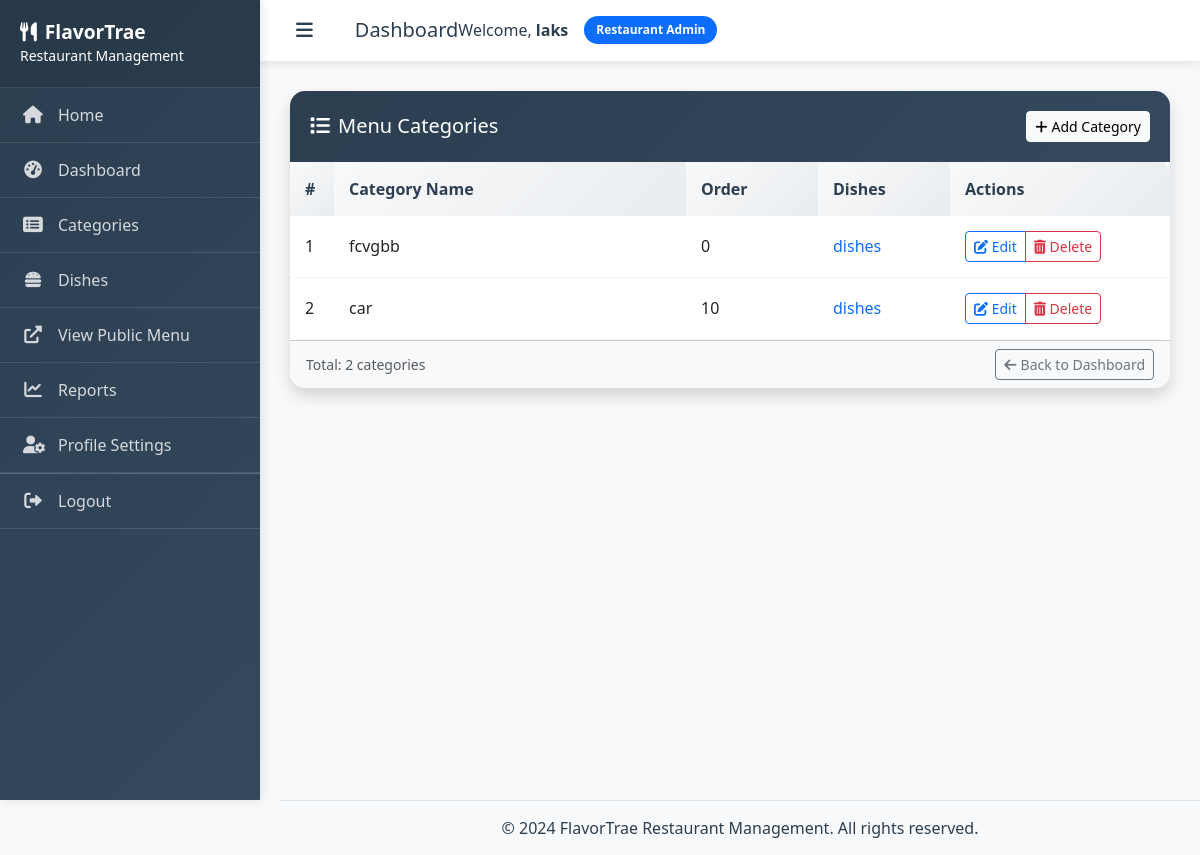
Screenshot of /categories/ (signed in) with the database file from the repository.
### menu_management/models.py (models this page shows, shortened)
class CustomUser(AbstractUser):
    ROLE_CHOICES = [
        ('super_admin', 'Super Admin'),
        ('restaurant_admin', 'Restaurant Admin'),
    ]
    role = models.CharField(max_length=20, choices=ROLE_CHOICES, default='restaurant_admin')
    restaurant = models.ForeignKey('Restaurant', on_delete=models.CASCADE, null=True, blank=True)

class Category(models.Model):
    name = models.CharField(max_length=100)
    restaurant = models.ForeignKey(Restaurant, on_delete=models.CASCADE, related_name='categories')
    order = models.IntegerField(default=0)
    created_at = models.DateTimeField(auto_now_add=True)
    class Meta:
        ordering = ['order', 'name']
        verbose_name_plural = "Categories"

### menu_management/views.py (the view)
# urls.py: path('categories/', views.category_list, name='category_list'),
@restaurant_admin_required
def category_list(request):
    if not request.user.restaurant:
        messages.error(request, "Your account is not associated with any restaurant.")
        return redirect('home')
    restaurant = request.user.restaurant
    categories = Category.objects.filter(restaurant=restaurant).annotate(
        available_dish_count=Count('dishes', filter=Q(dishes__is_available=True))
    ).order_by('order', 'name')
    return render(request, 'menu_management/category_list.html', {
        'categories': categories,
        'restaurant': restaurant
    })

### templates/menu_management/category_list.html (shortened to what this page needs)
{% extends 'base.html' %}
{% block main_content %}
<div class="row">
    <div class="col-md-12">
        <div class="card shadow">
            <div class="card-header bg-primary text-white d-flex justify-content-between align-items-center">
                <h5 class="mb-0">
                    <i class="fas fa-list me-2"></i>Menu Categories
                </h5>
                <a href="{% url 'add_category' %}" class="btn btn-light btn-sm">
                    <i class="fas fa-plus me-1"></i>Add Category
                </a>
            </div>
            <div class="card-body p-0">
                {% if categories %}
                <div class="table-responsive">
                    <table class="table table-hover mb-0">
                        <thead class="table-light">
                            <tr>
                                <th scope="col" width="5%">#</th>
                                <th scope="col" width="40%">Category Name</th>
                                <th scope="col" width="15%">Order</th>
                                <th scope="col" width="15%">Dishes</th>
                                <th scope="col" width="25%">Actions</th>
                            </tr>
                        </thead>
                        <tbody>
                            {% for category in categories %}
                            <tr>
                                <td>{{ forloop.counter }}</td>
                                <td>{{ category.name }}</td>
                                <td>{{ category.order }}</td>
                                <td>
                                    <a href="{% url 'dish_list' %}?category={{ category.id }}" class="text-decoration-none">
                                        {{ category.dish_set.count }} dishes
                                    </a>
                                </td>
                                <td>
                                    <div class="btn-group" role="group">
                                        <a href="{% url 'edit_category' category.id %}" class="btn btn-sm btn-outline-primary">
                                            <i class="fas fa-edit"></i> Edit
                                        </a>
                                        <a href="{% url 'delete_category' category.id %}" class="btn btn-sm btn-outline-danger">
                                            <i class="fas fa-trash-alt"></i> Delete
                                        </a>
                                    </div>
                                </td>
                            </tr>
                            {% endfor %}
                        </tbody>
                    </table>
                </div>
                {% endif %}
            </div>
            {% if categories %}
            <div class="card-footer bg-light">
                <div class="d-flex justify-content-between align-items-center">
                    <small class="text-muted">Total: {{ categories|length }} categories</small>
                    <a href="{% url 'restaurant_admin_dashboard' %}" class="btn btn-sm btn-outline-secondary">
                        <i class="fas fa-arrow-left me-1"></i>Back to Dashboard
                    </a>
                </div>
            </div>
            {% endif %}
        </div>
    </div>
</div>
{% endblock main_content %}

### templates/base.html (shortened to what this page needs)
<!DOCTYPE html>
<html lang="en">
<head>
    <link href="https://cdn.jsdelivr.net/npm/bootstrap@5.3.0-alpha1/dist/css/bootstrap.min.css" rel="stylesheet">
    <link rel="stylesheet" href="https://cdnjs.cloudflare.com/ajax/libs/font-awesome/6.0.0/css/all.min.css">
</head>
<body>
    {% if user.is_authenticated %}
        <nav class="sidebar" id="sidebar">
            <div class="sidebar-header">
                <h4><i class="fas fa-utensils me-2"></i>FlavorTrae</h4>
                <small>Restaurant Management</small>
            </div>
            <ul class="sidebar-menu">
                <li>
                    <a href="{% url 'home' %}">
                        <i class="fas fa-home"></i>
                        <span>Home</span>
                    </a>
                </li>
                {% if user.role == 'super_admin' %}
                    <li>
                        <a href="{% url 'super_admin_dashboard' %}">
                            <i class="fas fa-tachometer-alt"></i>
                            <span>Dashboard</span>
                        </a>
                    </li>
                    <li>
                        <a href="{% url 'add_restaurant' %}">
                            <i class="fas fa-plus-circle"></i>
                            <span>Add Restaurant</span>
                        </a>
                    </li>
                    <li>
                        <a href="#">
                            <i class="fas fa-chart-bar"></i>
                            <span>Analytics</span>
                        </a>
                    </li>
                    <li>
                        <a href="#">
                            <i class="fas fa-cogs"></i>
                            <span>Settings</span>
                        </a>
                    </li>
                {% elif user.role == 'restaurant_admin' %}
                    <li>
                        <a href="{% url 'restaurant_admin_dashboard' %}">
                            <i class="fas fa-tachometer-alt"></i>
                            <span>Dashboard</span>
                        </a>
                    </li>
                    <li>
                        <a href="{% url 'category_list' %}">
                            <i class="fas fa-list-alt"></i>
                            <span>Categories</span>
                        </a>
                    </li>
                    <li>
                        <a href="{% url 'dish_list' %}">
                            <i class="fas fa-hamburger"></i>
                            <span>Dishes</span>
                        </a>
                    </li>
                    {% if user.restaurant %}
                        <li>
                            <a href="{% url 'public_menu' user.restaurant.public_slug %}" target="_blank">
                                <i class="fas fa-external-link-alt"></i>
                                <span>View Public Menu</span>
                            </a>
                        </li>
                    {% endif %}
                    <li>
                        <a href="#">
                            <i class="fas fa-chart-line"></i>
                            <span>Reports</span>
                        </a>
                    </li>
                    <li>
                        <a href="#">
                            <i class="fas fa-user-cog"></i>
                            <span>Profile Settings</span>
                        </a>
                    </li>
                {% endif %}
                <li style="margin-top: auto; border-top: 1px solid rgba(255,255,255,0.2);">
                    <a href="{% url 'logout' %}">
                        <i class="fas fa-sign-out-alt"></i>
                        <span>Logout</span>
                    </a>
                </li>
            </ul>
        </nav>
        <div class="main-content" id="main-content">
            <div class="top-navbar">
                <div class="d-flex align-items-center">
                    <button class="sidebar-toggle" onclick="toggleSidebar()">
                        <i class="fas fa-bars"></i>
                    </button>
                    <h5 class="mb-0 ms-3">{% block page_title %}Dashboard{% endblock %}</h5>
                </div>
                <div class="d-flex align-items-center">
                    <span class="me-3">Welcome, <strong>{{ user.username }}</strong></span>
                    <span class="badge bg-primary">{{ user.get_role_display }}</span>
                </div>
            </div>
            <div class="content-wrapper">
                {% block main_content %}{% endblock %}
            </div>
        </div>
    {% endif %}
    {% if user.is_authenticated %}
        <footer class="footer" style="margin-left: 280px; background: var(--bg-color); border-top: 1px solid #e1e5e9; padding: 15px 30px; text-align: center; color: var(--text-muted);">
            <span>&copy; 2024 FlavorTrae Restaurant Management. All rights reserved.</span>
        </footer>
    {% else %}
        <footer class="footer mt-auto py-3" style="background: var(--bg-color); border-top: 1px solid #e1e5e9;">
            <div class="container">
                <span class="text-muted">&copy; 2024 FlavorTrae Restaurant Management. All rights reserved.</span>
            </div>
        </footer>
    {% endif %}
</body>
</html>

### templates/base.html (style rules this page uses)
:root { --primary-color: #2c3e50; --secondary-color: #34495e; --accent-color: #3498db; --success-color: #27ae60; --warning-color: #f39c12; --danger-color: #e74c3c; --light-color: #ecf0f1; --dark-color: #2c3e50; --sidebar-bg: #2c3e50; --sidebar-hover: #34495e; --content-bg: #ffffff; }
body { background-color: #f8f9fa; color: var(--dark-color); font-family: 'Segoe UI', Tahoma, Geneva, Verdana, sans-serif; margin: 0; padding: 0; }
.sidebar { position: fixed; top: 0; left: 0; height: 100vh; width: 260px; background: linear-gradient(135deg, var(--sidebar-bg), var(--secondary-color)); color: white; z-index: 1045; transition: all 0.3s ease; overflow-y: auto; box-shadow: 2px 0 10px rgba(0,0,0,0.1); }
.sidebar-header { padding: 20px; background: rgba(0,0,0,0.1); border-bottom: 1px solid rgba(255,255,255,0.1); }
.sidebar-header h4 { margin: 0; font-size: 1.2rem; font-weight: 600; }
.sidebar-menu { padding: 0; margin: 0; list-style: none; }
.sidebar-menu li { border-bottom: 1px solid rgba(255,255,255,0.1); }
.sidebar-menu a { display: flex; align-items: center; padding: 15px 20px; color: rgba(255,255,255,0.8); text-decoration: none; transition: all 0.3s ease; border-left: 3px solid transparent; }
.sidebar-menu i { width: 20px; margin-right: 15px; text-align: center; font-size: 1.1rem; }
.main-content { margin-left: 260px; transition: margin-left 0.3s ease; min-height: 100vh; }
.top-navbar { background: white; box-shadow: 0 2px 10px rgba(0,0,0,0.1); padding: 15px 30px; margin-bottom: 30px; display: flex; justify-content: between; align-items: center; }
.sidebar-toggle { background: none; border: none; font-size: 1.2rem; color: var(--dark-color); cursor: pointer; margin-right: 20px; }
.content-wrapper { padding: 0 30px 30px; }
.card { border: none; border-radius: 15px; box-shadow: 0 8px 30px rgba(0,0,0,0.1); transition: all 0.3s ease; overflow: hidden; }
.card-header { background: linear-gradient(135deg, var(--primary-color), var(--secondary-color)); border-bottom: none; color: white; padding: 20px; font-weight: 600; }
.table { border-radius: 10px; overflow: hidden; }
.table thead th { background: linear-gradient(135deg, #f8f9fa, #e9ecef); border: none; font-weight: 600; color: var(--dark-color); padding: 15px; }
.table tbody td { padding: 15px; border-color: #f1f3f4; vertical-align: middle; }
.badge { font-size: 0.75rem; padding: 0.5rem 0.75rem; border-radius: 50px; }

### rows the page displays
CustomUser: username "laks", role "Restaurant Admin"
Category: name "fcvgbb", order "0"
Category: name "car", order "10"

### other values shown
{{ categories|length }} "2"
